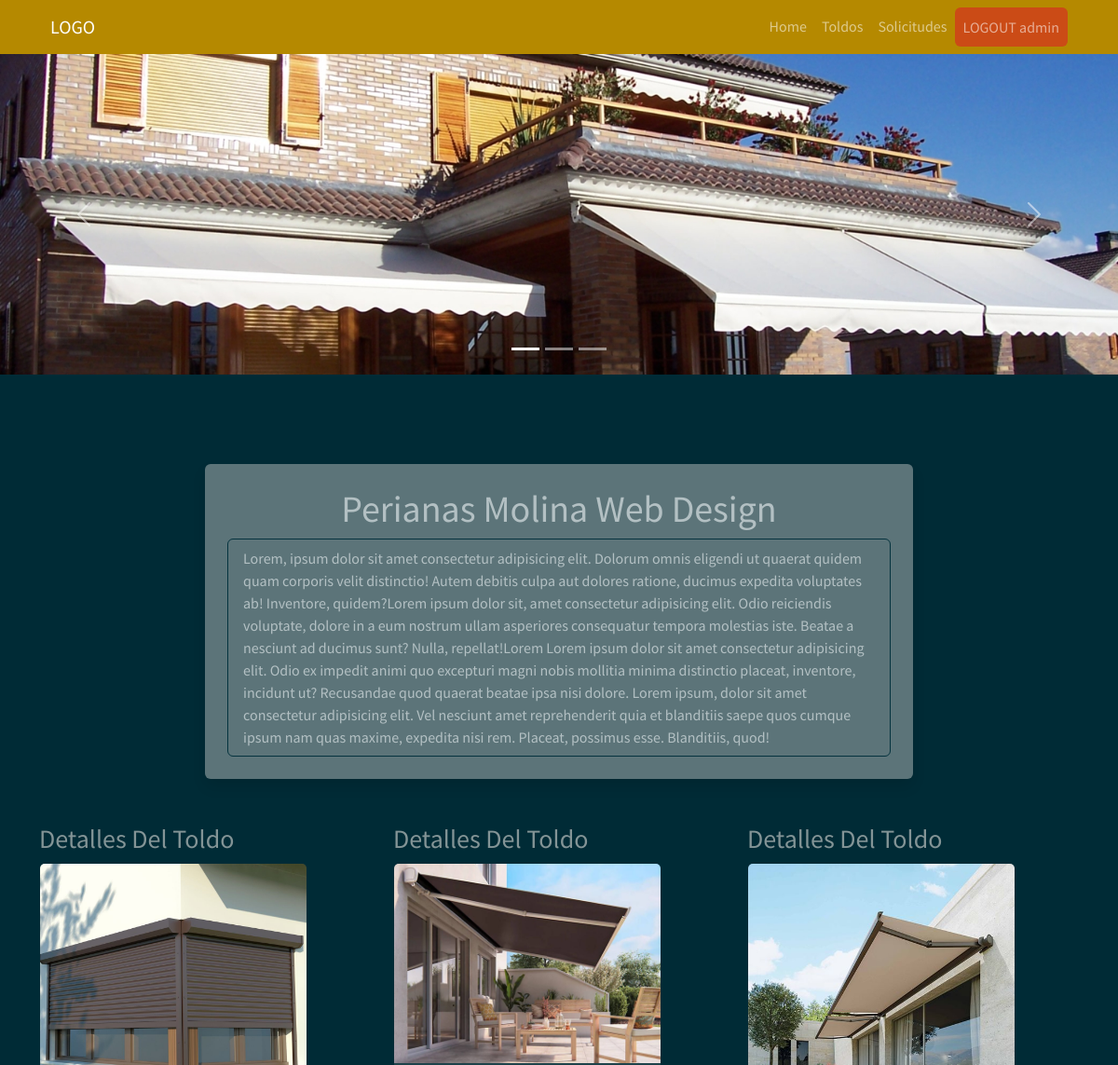
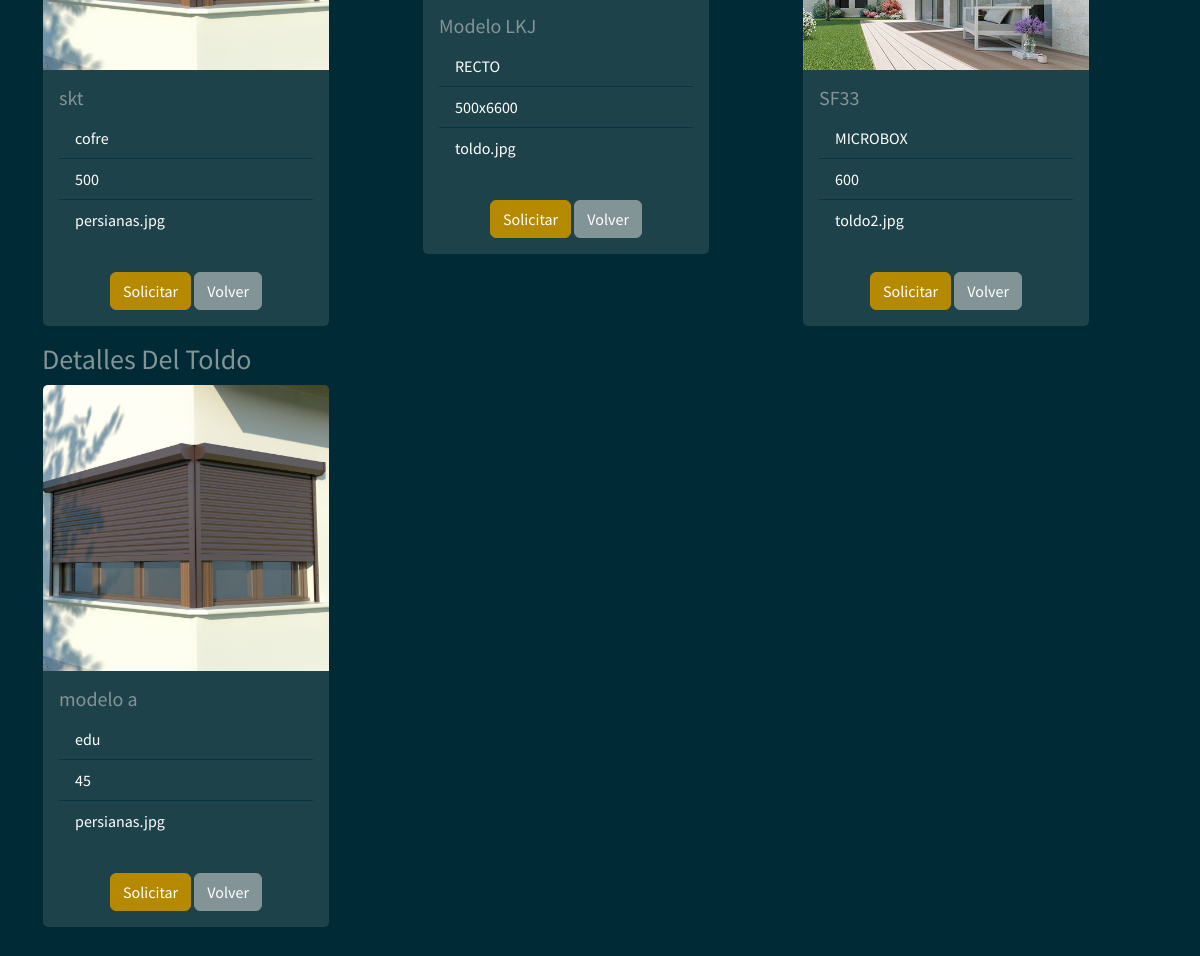
The app's page /toldo_user (signed in) with its own data (2 pictures, top to bottom).
### myapp/models.py (models this page shows)
    class Toldo(db.Model):
        __tablename__ = "Toldo"  # Nombre de la tabla que se crea
        Toldo_id = db.Column("toldo_id", db.Integer, Sequence(
            'toldo_id_seq'),  primary_key=True)
        Modelo = db.Column(db.String(20))
        Tipo = db.Column(db.String(30))
        Dimensiones = db.Column(db.String(30))
        Imagen = db.Column(db.String(30))

### myapp/views.py (the view)
    @app.route("/toldo_user", methods=["GET", "POST"])
    def toldo_user():
        list_toldo = db_access["list_toldos"]
        toldos = list_toldo()
        usuario = session['usuario']
        usu = usuario
        return render_template("user/toldos_user.html", toldos=toldos, usu=usu)

### myapp/templates/user/toldos_user.html (shortened to what this page needs)
<!DOCTYPE html>
<html>
<head>
    <link href="https://cdn.jsdelivr.net/npm/bootstrap@5.1.3/dist/css/bootstrap.min.css" rel="stylesheet"
>
    <link rel="stylesheet" href="../static/style/bootstrap.min(8).css">
    <link href="https://cdnjs.cloudflare.com/ajax/libs/font-awesome/4.0.3/css/font-awesome.css" rel="stylesheet">
</head>
<body>
    {% include 'includes/navbar_user.html' %}
    <div id="carouselExampleIndicators" class="carousel slide" data-bs-ride="carousel">
        <ol class="carousel-indicators">
            <li data-bs-target="#carouselExampleIndicators" data-bs-slide-to="0" class="active"></li>
            <li data-bs-target="#carouselExampleIndicators" data-bs-slide-to="1"></li>
            <li data-bs-target="#carouselExampleIndicators" data-bs-slide-to="2"></li>
        </ol>
        <div class="carousel-inner">
            <div class="carousel-item active">
                <img src="../static/style/img/carrousel/6.jpg" class="d-block w-100" alt="..."
                    style="max-width:100%;height:auto;">
            </div>
        </div>
        <a class="carousel-control-prev" href="#carouselExampleIndicators" role="button" data-bs-slide="prev">
            <span class="carousel-control-prev-icon" aria-hidden="true"></span>
        </a>
        <a class="carousel-control-next" href="#carouselExampleIndicators" role="button" data-bs-slide="next">
            <span class="carousel-control-next-icon" aria-hidden="true"></span>
        </a>
    </div>
    <section class="pt-5 pb-5">
        <div class="container">
            <div class="row justify-content-center mt-5">
                <div class="col-8 bg-secondary p-4 rounded shadow text-white" style="opacity: 0.7;">
                    <h1 class=" row justify-content-center ">Perianas Molina Web Design</h1>
                    <ul class="list-group">
                        <li class="list-group-item">Lorem, ipsum dolor sit amet consectetur adipisicing elit. Dolorum
                            omnis
                            eligendi ut quaerat quidem quam corporis velit distinctio! Autem debitis culpa aut dolores
                            ratione, ducimus expedita voluptates ab! Inventore, quidem?Lorem ipsum dolor sit, amet
                            consectetur adipisicing elit. Odio reiciendis voluptate, dolore in a eum nostrum ullam
                            asperiores consequatur tempora molestias iste. Beatae a nesciunt ad ducimus sunt? Nulla,
                            repellat!Lorem Lorem ipsum dolor sit amet consectetur adipisicing elit. Odio ex impedit
                            animi
                            quo excepturi magni nobis mollitia minima distinctio placeat, inventore, incidunt ut?
                            Recusandae
                            quod quaerat beatae ipsa nisi dolore. Lorem ipsum, dolor sit amet consectetur adipisicing
                            elit.
                            Vel nesciunt amet reprehenderit quia et blanditiis saepe quos cumque ipsum nam quas maxime,
                            expedita nisi rem. Placeat, possimus esse. Blanditiis, quod!</li>
                    </ul>
                </div>
            </div>
            <div class="row mt-5">
                {% for toldo in toldos %}
                <div class="col-4">
                    <p class="list-group">
                    <h3>Detalles Del Toldo</h3>
                    <div class="card" style="width: 18rem;">
                        <img src="../static/style/img/{{toldo.Imagen}}" class="card-img-top" alt="...">
                        <div class="card-body">
                            <h5 class="card-title">
                                {{toldo.Modelo}}
                            </h5>
                            <ul class="list-group list-group-flush">
                                <li class="list-group-item">
                                    {{toldo.Tipo}}
                                </li>
                                <li class="list-group-item">
                                    {{toldo.Dimensiones}}
                                </li>
                                <li class="list-group-item">
                                    {{toldo.Imagen}}
                                </li>
                            </ul>
                        </div>
                        <div class="card-body mx-auto">
                            <a class="btn btn-primary" href="/details_toldo/{{toldo.Toldo_id}}">Solicitar</a>
                            <a class="btn btn-secondary" href="#">Volver</a>
                        </div>
                    </div>
                    </p>
                </div>
                {% endfor %}
            </div>
        </div>
    </section>
</body>
</html>

### records on screen
Toldo: Imagen (picture), Modelo "skt", Tipo "cofre", Dimensiones "500", Imagen "persianas.jpg"
Toldo: Imagen (picture), Modelo "Modelo LKJ", Tipo "RECTO", Dimensiones "500x6600", Imagen "toldo.jpg"
Toldo: Imagen (picture), Modelo "SF33", Tipo "MICROBOX", Dimensiones "600", Imagen "toldo2.jpg"
Toldo: Imagen (picture), Modelo "modelo a", Tipo "edu", Dimensiones "45", Imagen "persianas.jpg"

### other values on screen
{{ usu }} "admin"
